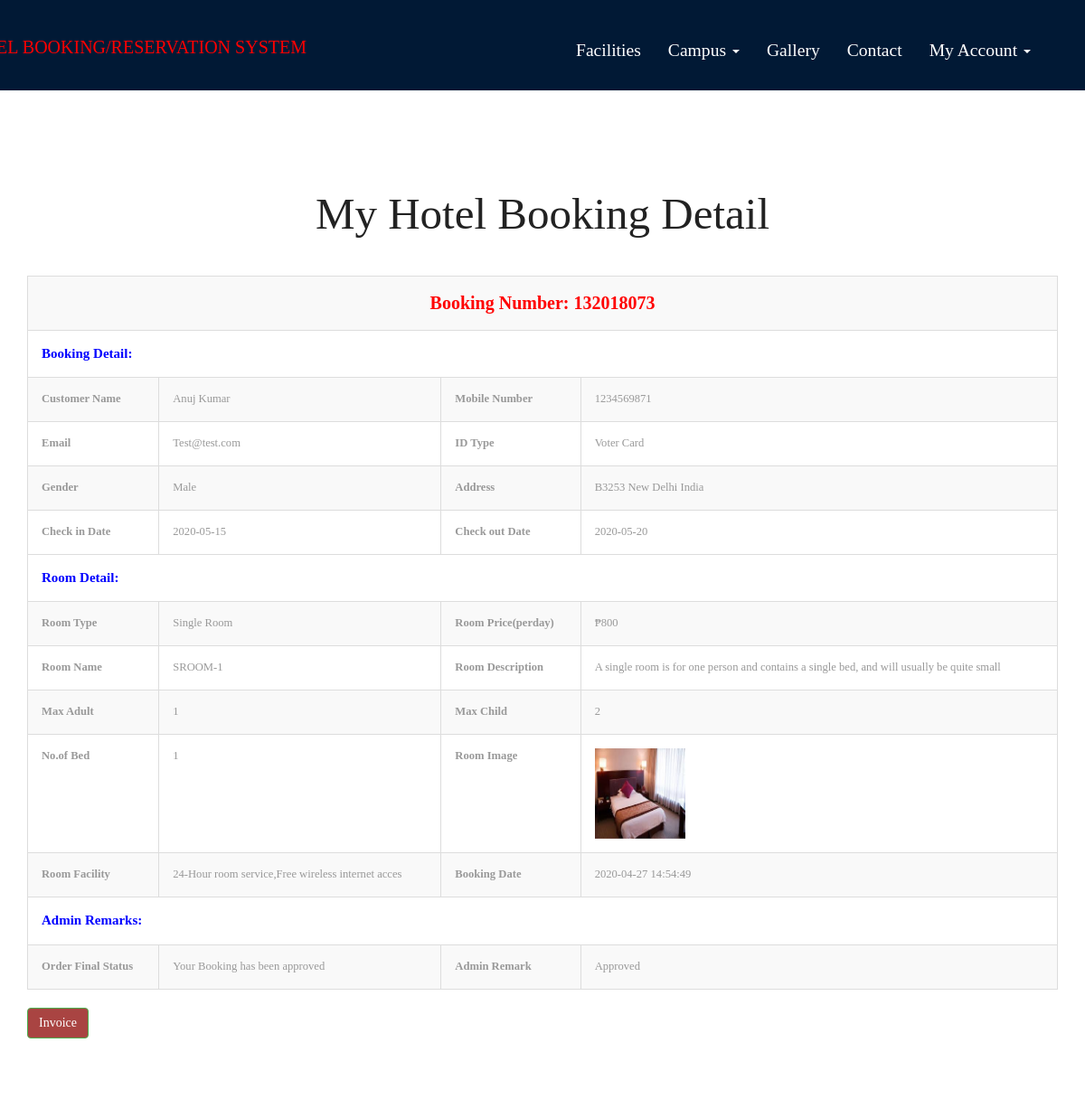
/view-application-detail.php?viewid=2 (signed in, upper part), run on an earlier commit of the app's database.
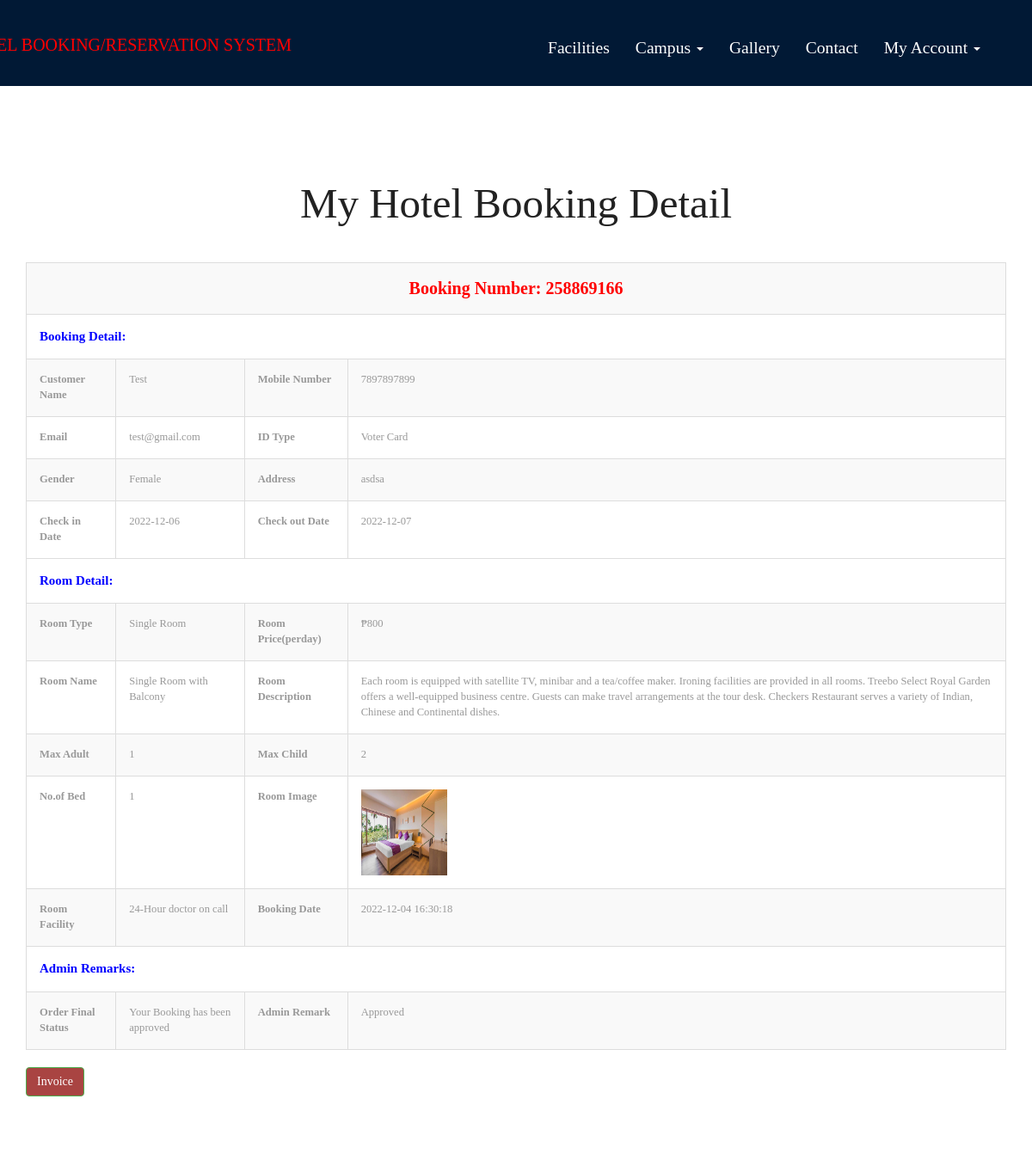
And on a later commit of the database.
### tables this page shows
CREATE TABLE `tblbooking` (
  `ID` int(10) NOT NULL,
  `RoomId` int(5) DEFAULT NULL,
  `BookingNumber` varchar(120) DEFAULT NULL,
  `UserID` int(5) NOT NULL,
  `IDType` varchar(120) DEFAULT NULL,
  `Gender` varchar(50) DEFAULT NULL,
  `Address` mediumtext DEFAULT NULL,
  `CheckinDate` varchar(200) DEFAULT NULL,
  `CheckoutDate` varchar(200) DEFAULT NULL,
  `BookingDate` timestamp NULL DEFAULT current_timestamp(),
  `Remark` varchar(50) DEFAULT NULL,
  `Status` varchar(50) DEFAULT NULL,
  `UpdationDate` timestamp NULL DEFAULT NULL ON UPDATE current_timestamp(),
  `check_out` tinyint(1) NOT NULL,
  `check_out_date` date NOT NULL
);

CREATE TABLE `tbluser` (
  `ID` int(10) NOT NULL,
  `FullName` varchar(200) DEFAULT NULL,
  `MobileNumber` bigint(10) DEFAULT NULL,
  `Email` varchar(120) DEFAULT NULL,
  `Password` varchar(120) DEFAULT NULL,
  `RegDate` timestamp NULL DEFAULT current_timestamp()
);

CREATE TABLE `tblroom` (
  `ID` int(10) NOT NULL,
  `RoomType` int(10) DEFAULT NULL,
  `RoomName` varchar(200) DEFAULT NULL,
  `MaxAdult` int(5) DEFAULT NULL,
  `MaxChild` int(5) DEFAULT NULL,
  `RoomDesc` mediumtext DEFAULT NULL,
  `NoofBed` int(5) DEFAULT NULL,
  `Image` varchar(200) DEFAULT NULL,
  `RoomFacility` varchar(200) DEFAULT NULL,
  `hotel_type` int(11) DEFAULT NULL,
  `CreationDate` timestamp NULL DEFAULT current_timestamp()
);

CREATE TABLE `tblcategory` (
  `ID` int(10) NOT NULL,
  `CategoryName` varchar(120) DEFAULT NULL,
  `Description` mediumtext DEFAULT NULL,
  `Price` int(5) NOT NULL,
  `Date` timestamp NULL DEFAULT current_timestamp()
);

### view-application-detail.php (the view, shortened to what this page needs)
<?php
include('includes/dbconnection.php');
if (strlen($_SESSION['hbmsuid']==0)) {
  header('location:logout.php');
  } else{
?>
<!DOCTYPE HTML>
<html>
<head>
<link href="css/bootstrap.css" rel="stylesheet" type="text/css" media="all">
<link href="css/style.css" rel="stylesheet" type="text/css" media="all" />
</head>
<body>
			<div class="header head-top">
				<div class="container">
	<?php include_once('includes/header.php');?>
		</div>
</div>
	<div class="typography">
			<div class="container">
				<div class="typography-info">
					<h2 class="type">My Hotel Booking Detail</h2>
				</div>
				<div class="bs-docs-example">
					<?php
                  $vid=$_GET['viewid'];
$sql="SELECT tblbooking.BookingNumber,tbluser.FullName,tbluser.MobileNumber,tbluser.Email,tblbooking.ID as tid,tblbooking.IDType,tblbooking.Gender,tblbooking.Address,tblbooking.CheckinDate,tblbooking.CheckoutDate,tblbooking.BookingDate,tblbooking.Remark,tblbooking.Status,tblbooking.UpdationDate,tblcategory.CategoryName,tblcategory.Description,tblcategory.Price,tblroom.RoomName,tblroom.MaxAdult,tblroom.MaxChild,tblroom.RoomDesc,tblroom.NoofBed,tblroom.Image,tblroom.RoomFacility
from tblbooking
join tblroom on tblbooking.RoomId=tblroom.ID
join tblcategory on tblcategory.ID=tblroom.RoomType
join tbluser on tblbooking.UserID=tbluser.ID
where tblbooking.ID=:vid";
$query = $dbh -> prepare($sql);
$query-> bindParam(':vid', $vid, PDO::PARAM_STR);
$query->execute();
$results=$query->fetchAll(PDO::FETCH_OBJ);
$cnt=1;
if($query->rowCount() > 0)
{
foreach($results as $row)
{               ?>
                            <table border="1" class="table table-bordered table-striped table-vcenter js-dataTable-full-pagination">
                            	<tr>
  <th colspan="4" style="color: red;font-weight: bold;text-align: center;font-size: 20px"> Booking Number: <?php echo $row->BookingNumber;?></th>
</tr>
<tr>
  <th colspan="4" style="color: blue;font-weight: bold;font-size: 15px"> Booking Detail:</th>
</tr>
<tr>
    <th>Customer Name</th>
    <td><?php  echo $row->FullName;?></td>
    <th>Mobile Number</th>
    <td><?php  echo $row->MobileNumber;?></td>
  </tr>
  <tr>
   <th>Email</th>
    <td><?php  echo $row->Email;?></td>
    <th>ID Type</th>
    <td><?php  echo $row->IDType;?></td>
  </tr>
  <tr>
   <th>Gender</th>
    <td><?php  echo $row->Gender;?></td>
    <th>Address</th>
    <td><?php  echo $row->Address;?></td>
  </tr>
  <tr>
    <th>Check in Date</th>
    <td><?php  echo $row->CheckinDate;?></td>
    <th>Check out Date</th>
    <td><?php  echo $row->CheckoutDate;?></td>
  </tr>
   <tr>
    <tr>
  <th colspan="4" style="color: blue;font-weight: bold;font-size: 15px"> Room Detail:</th>
</tr>
    <th>Room Type</th>
    <td><?php  echo $row->CategoryName;?></td>
    <th>Room Price(perday)</th>
    <td>₱<?php  echo $row->Price;?></td>
  </tr>
 <tr>
    <th>Room Name</th>
    <td><?php  echo $row->RoomName;?></td>
    <th>Room Description</th>
    <td><?php  echo $row->RoomDesc;?></td>
  </tr>
   <tr>
    <th>Max Adult</th>
    <td><?php  echo $row->MaxAdult;?></td>
    <th>Max Child</th>
    <td><?php  echo $row->MaxChild;?></td>
  </tr>
<tr>
    <th>No.of Bed</th>
    <td><?php  echo $row->NoofBed;?></td>
    <th>Room Image</th>
    <td><img src="admin/images/<?php echo $row->Image;?>" width="100" height="100" value="<?php  echo $row->Image;?>"></td>
  </tr>
   <tr>
    <th>Room Facility</th>
    <td><?php  echo $row->RoomFacility;?></td>
    <th>Booking Date</th>
    <td><?php  echo $row->BookingDate;?></td>
  </tr>
   <tr>
  <th colspan="4" style="color: blue;font-weight: bold;font-size: 15px"> Admin Remarks:</th>
</tr>
  <tr>
     <th>Order Final Status</th>
    <td> <?php  $status=$row->Status;
if($row->Status=="Approved")
{
  echo "Your Booking has been approved";
}
     ;?></td>
     <th >Admin Remark</th>
    <?php if($row->Status==""){ ?>
                     <td><?php echo "Not Updated Yet"; ?></td>
<?php } else { ?>                  <td><?php  echo htmlentities($row->Status);?>
                  </td>
                  <?php } ?>
  </tr>
<?php $cnt=$cnt+1;}} ?>
</table>
<a href="invoice.php?invid=<?php echo htmlentities ($row->tid);?>" class="btn btn-success">Invoice</a>
				</div>
			</div>
	</div>
</body>
</html><?php }  ?>

What changed in the data, as far as the page shows it:
changed tblbooking "Voter Card": BookingNumber "132018073" → "258869166"; UserID.FullName "Anuj Kumar" → "Test"; UserID.MobileNumber "1234569871" → "7897897899"; UserID.Email "Test@test.com" → "test@gmail.com"; Gender "Male" → "Female"; Address "B3253 New Delhi India" → "asdsa"; CheckinDate "2020-05-15" → "2022-12-06"; CheckoutDate "2020-05-20" → "2022-12-07"; RoomId.RoomName "SROOM-1" → "Single Room with Balcony"; RoomId.RoomDesc "A single room is for one person and contains a single bed, and will usually be quite small" → "Each room is equipped with satellite TV, minibar and a tea/coffee maker. Ironing facilities are provided in all rooms. Treebo Select Royal Garden offers a well-equipped business centre. Guests can make travel arrangements at the tour desk. Checkers Restaurant serves a variety of Indian, Chinese and Continental dishes."; RoomId.Image: a different picture; RoomId.RoomFacility "24-Hour room service,Free wireless internet acces" → "24-Hour doctor on call"; BookingDate "2020-04-27 14:54:49" → "2022-12-04 16:30:18"
